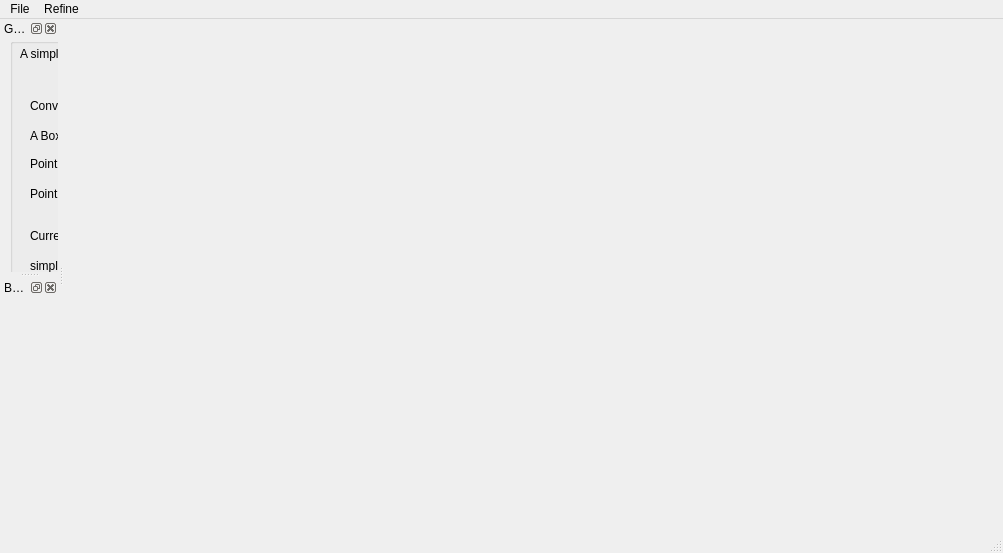
<?xml version="1.0" encoding="UTF-8"?>
<ui version="4.0">
 <class>BlockMesh</class>
 <widget class="QMainWindow" name="BlockMesh">
  <property name="geometry">
   <rect>
    <x>0</x>
    <y>0</y>
    <width>1003</width>
    <height>553</height>
   </rect>
  </property>
  <property name="windowTitle">
   <string>Mesh</string>
  </property>
  <widget class="QWidget" name="centralwidget">
   <layout class="QGridLayout" name="gridLayout">
    <property name="leftMargin">
     <number>0</number>
    </property>
    <property name="topMargin">
     <number>0</number>
    </property>
    <property name="rightMargin">
     <number>0</number>
    </property>
    <property name="bottomMargin">
     <number>0</number>
    </property>
    <item row="0" column="0">
     <widget class="QWidget" name="MultiViewManager" native="true"/>
    </item>
   </layout>
  </widget>
  <widget class="QMenuBar" name="menubar">
   <property name="geometry">
    <rect>
     <x>0</x>
     <y>0</y>
     <width>1003</width>
     <height>23</height>
    </rect>
   </property>
   <widget class="QMenu" name="menuFile">
    <property name="title">
     <string>File</string>
    </property>
   </widget>
   <widget class="QMenu" name="menuRefine">
    <property name="title">
     <string>Refine</string>
    </property>
   </widget>
   <addaction name="menuFile"/>
   <addaction name="menuRefine"/>
  </widget>
  <widget class="QStatusBar" name="statusbar"/>
  <widget class="QDockWidget" name="dockWidget">
   <property name="maximumSize">
    <size>
     <width>315</width>
     <height>524287</height>
    </size>
   </property>
   <property name="windowTitle">
    <string>Geometry</string>
   </property>
   <attribute name="dockWidgetArea">
    <number>1</number>
   </attribute>
   <widget class="QWidget" name="dockWidgetContents">
    <widget class="QGroupBox" name="groupBox">
     <property name="geometry">
      <rect>
       <x>10</x>
       <y>0</y>
       <width>312</width>
       <height>429</height>
      </rect>
     </property>
     <property name="maximumSize">
      <size>
       <width>312</width>
       <height>429</height>
      </size>
     </property>
     <property name="title">
      <string/>
     </property>
     <widget class="QLabel" name="label">
      <property name="geometry">
       <rect>
        <x>10</x>
        <y>0</y>
        <width>291</width>
        <height>31</height>
       </rect>
      </property>
      <property name="text">
       <string>A simple block Mesh   This is a test version</string>
      </property>
     </widget>
     <widget class="QLabel" name="label_2">
      <property name="geometry">
       <rect>
        <x>20</x>
        <y>90</y>
        <width>41</width>
        <height>16</height>
       </rect>
      </property>
      <property name="text">
       <string>A Box</string>
      </property>
     </widget>
     <widget class="QLabel" name="label_3">
      <property name="geometry">
       <rect>
        <x>20</x>
        <y>120</y>
        <width>54</width>
        <height>12</height>
       </rect>
      </property>
      <property name="text">
       <string>Point 1</string>
      </property>
     </widget>
     <widget class="QLineEdit" name="lineEdit">
      <property name="geometry">
       <rect>
        <x>70</x>
        <y>120</y>
        <width>61</width>
        <height>20</height>
       </rect>
      </property>
     </widget>
     <widget class="QLineEdit" name="lineEdit_2">
      <property name="geometry">
       <rect>
        <x>150</x>
        <y>120</y>
        <width>61</width>
        <height>20</height>
       </rect>
      </property>
     </widget>
     <widget class="QLineEdit" name="lineEdit_3">
      <property name="geometry">
       <rect>
        <x>230</x>
        <y>120</y>
        <width>61</width>
        <height>20</height>
       </rect>
      </property>
     </widget>
     <widget class="QLineEdit" name="lineEdit_4">
      <property name="geometry">
       <rect>
        <x>230</x>
        <y>150</y>
        <width>61</width>
        <height>20</height>
       </rect>
      </property>
     </widget>
     <widget class="QLineEdit" name="lineEdit_5">
      <property name="geometry">
       <rect>
        <x>150</x>
        <y>150</y>
        <width>61</width>
        <height>20</height>
       </rect>
      </property>
     </widget>
     <widget class="QLineEdit" name="lineEdit_6">
      <property name="geometry">
       <rect>
        <x>70</x>
        <y>150</y>
        <width>61</width>
        <height>20</height>
       </rect>
      </property>
     </widget>
     <widget class="QLabel" name="label_4">
      <property name="geometry">
       <rect>
        <x>20</x>
        <y>150</y>
        <width>54</width>
        <height>12</height>
       </rect>
      </property>
      <property name="text">
       <string>Point 2</string>
      </property>
     </widget>
     <widget class="QLabel" name="label_5">
      <property name="geometry">
       <rect>
        <x>20</x>
        <y>60</y>
        <width>121</width>
        <height>16</height>
       </rect>
      </property>
      <property name="text">
       <string>Converte to meter</string>
      </property>
     </widget>
     <widget class="QLineEdit" name="lineEdit_7">
      <property name="geometry">
       <rect>
        <x>140</x>
        <y>60</y>
        <width>113</width>
        <height>20</height>
       </rect>
      </property>
     </widget>
     <widget class="QLabel" name="label_6">
      <property name="geometry">
       <rect>
        <x>20</x>
        <y>220</y>
        <width>91</width>
        <height>16</height>
       </rect>
      </property>
      <property name="text">
       <string>simpleGrading</string>
      </property>
     </widget>
     <widget class="QLineEdit" name="lineEdit_8">
      <property name="geometry">
       <rect>
        <x>10</x>
        <y>250</y>
        <width>91</width>
        <height>20</height>
       </rect>
      </property>
     </widget>
     <widget class="QLineEdit" name="lineEdit_9">
      <property name="geometry">
       <rect>
        <x>110</x>
        <y>250</y>
        <width>91</width>
        <height>20</height>
       </rect>
      </property>
     </widget>
     <widget class="QLineEdit" name="lineEdit_10">
      <property name="geometry">
       <rect>
        <x>210</x>
        <y>250</y>
        <width>91</width>
        <height>20</height>
       </rect>
      </property>
     </widget>
     <widget class="QLabel" name="label_7">
      <property name="geometry">
       <rect>
        <x>10</x>
        <y>330</y>
        <width>131</width>
        <height>16</height>
       </rect>
      </property>
      <property name="text">
       <string>The first Cell size</string>
      </property>
     </widget>
     <widget class="QLabel" name="label_8">
      <property name="geometry">
       <rect>
        <x>10</x>
        <y>380</y>
        <width>131</width>
        <height>16</height>
       </rect>
      </property>
      <property name="text">
       <string>The last Cell size</string>
      </property>
     </widget>
     <widget class="QLineEdit" name="lineEdit_11">
      <property name="geometry">
       <rect>
        <x>10</x>
        <y>350</y>
        <width>91</width>
        <height>20</height>
       </rect>
      </property>
      <property name="readOnly">
       <bool>true</bool>
      </property>
     </widget>
     <widget class="QLineEdit" name="lineEdit_12">
      <property name="geometry">
       <rect>
        <x>210</x>
        <y>350</y>
        <width>91</width>
        <height>20</height>
       </rect>
      </property>
      <property name="readOnly">
       <bool>true</bool>
      </property>
     </widget>
     <widget class="QLineEdit" name="lineEdit_13">
      <property name="geometry">
       <rect>
        <x>110</x>
        <y>350</y>
        <width>91</width>
        <height>20</height>
       </rect>
      </property>
      <property name="readOnly">
       <bool>true</bool>
      </property>
     </widget>
     <widget class="QLineEdit" name="lineEdit_14">
      <property name="geometry">
       <rect>
        <x>110</x>
        <y>400</y>
        <width>91</width>
        <height>20</height>
       </rect>
      </property>
      <property name="readOnly">
       <bool>true</bool>
      </property>
     </widget>
     <widget class="QLineEdit" name="lineEdit_15">
      <property name="geometry">
       <rect>
        <x>210</x>
        <y>400</y>
        <width>91</width>
        <height>20</height>
       </rect>
      </property>
      <property name="readOnly">
       <bool>true</bool>
      </property>
     </widget>
     <widget class="QLineEdit" name="lineEdit_16">
      <property name="geometry">
       <rect>
        <x>10</x>
        <y>400</y>
        <width>91</width>
        <height>20</height>
       </rect>
      </property>
      <property name="readOnly">
       <bool>true</bool>
      </property>
     </widget>
     <widget class="Line" name="line">
      <property name="geometry">
       <rect>
        <x>10</x>
        <y>300</y>
        <width>191</width>
        <height>16</height>
       </rect>
      </property>
      <property name="orientation">
       <enum>Qt::Horizontal</enum>
      </property>
     </widget>
     <widget class="QPushButton" name="pushButton">
      <property name="geometry">
       <rect>
        <x>210</x>
        <y>290</y>
        <width>91</width>
        <height>31</height>
       </rect>
      </property>
      <property name="text">
       <string>Apply</string>
      </property>
     </widget>
     <widget class="QLabel" name="label_9">
      <property name="geometry">
       <rect>
        <x>20</x>
        <y>190</y>
        <width>131</width>
        <height>16</height>
       </rect>
      </property>
      <property name="text">
       <string>Current box number</string>
      </property>
     </widget>
     <widget class="QSpinBox" name="spinBox">
      <property name="geometry">
       <rect>
        <x>140</x>
        <y>190</y>
        <width>42</width>
        <height>22</height>
       </rect>
      </property>
     </widget>
    </widget>
   </widget>
  </widget>
  <widget class="QDockWidget" name="dockWidget_2">
   <property name="windowTitle">
    <string>Boundary Defined</string>
   </property>
   <attribute name="dockWidgetArea">
    <number>1</number>
   </attribute>
   <widget class="QWidget" name="dockWidgetContents_2"/>
  </widget>
 </widget>
 <resources/>
 <connections/>
</ui>
